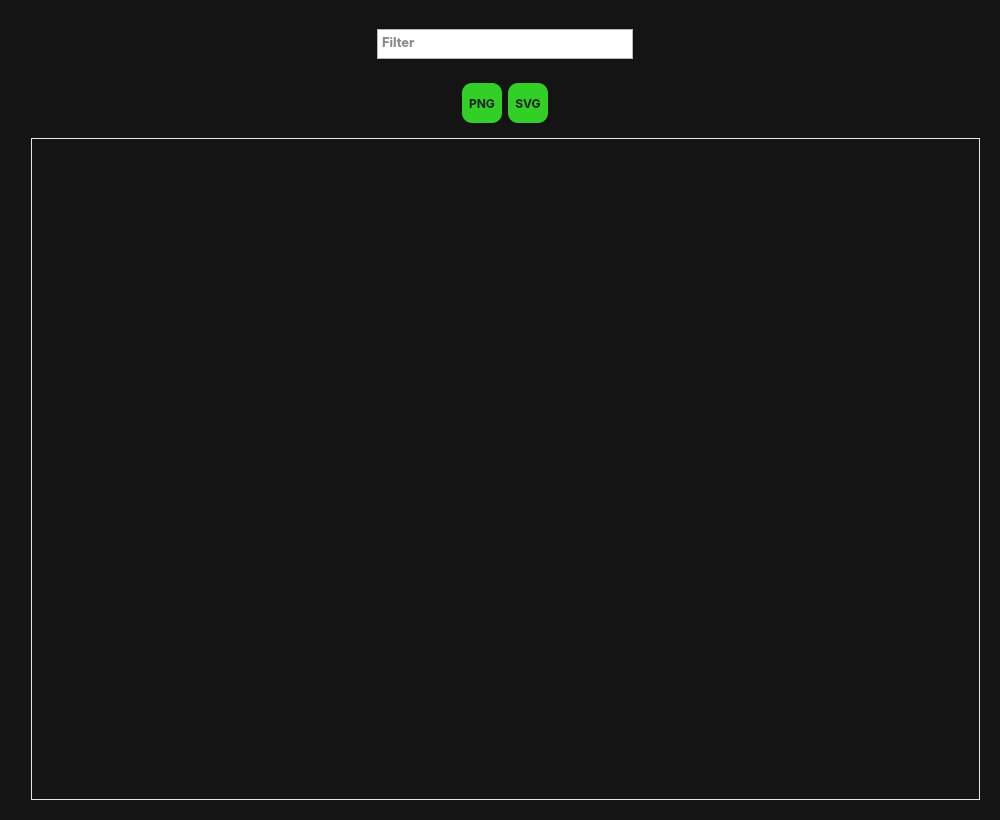
<?xml version="1.0" encoding="UTF-8"?>
<ui version="4.0">
 <class>GalleryWindow</class>
 <widget class="QWidget" name="GalleryWindow">
  <property name="geometry">
   <rect>
    <x>0</x>
    <y>0</y>
    <width>1000</width>
    <height>820</height>
   </rect>
  </property>
  <property name="minimumSize">
   <size>
    <width>1000</width>
    <height>820</height>
   </size>
  </property>
  <property name="font">
   <font>
    <family>Inter</family>
    <bold>true</bold>
   </font>
  </property>
  <property name="windowTitle">
   <string>Mask Gallery</string>
  </property>
  <property name="windowIcon">
   <iconset resource="Resources.qrc">
    <normaloff>:/Icon/WCGXicon2.ico</normaloff>:/Icon/WCGXicon2.ico</iconset>
  </property>
  <property name="styleSheet">
   <string notr="true">QWidget{
/*font: 700 9pt &quot;Inter&quot;;*/
background-color: rgb(20, 20, 20);
color:#e6e6e6;
}
QLabel, QFrame, QToolButton{
background:none;
}
QToolBar{
background-color:rgba(200,0,200,50);
}
QPushButton:pressed{
	 padding-left: 3px;
     padding-top: 3px;
}
QPushButton{
background-color: rgba(100,100,100,150);
color:#E6E6FA;/*#3cf3b6;*/
border-radius:10px;
}</string>
  </property>
  <layout class="QGridLayout" name="gridLayout">
   <item row="0" column="0">
    <widget class="QFrame" name="Masks_FullFrame">
     <property name="sizePolicy">
      <sizepolicy hsizetype="Expanding" vsizetype="Expanding">
       <horstretch>0</horstretch>
       <verstretch>0</verstretch>
      </sizepolicy>
     </property>
     <property name="font">
      <font>
       <family>Inter</family>
       <bold>true</bold>
      </font>
     </property>
     <layout class="QVBoxLayout" name="verticalLayout_9">
      <property name="leftMargin">
       <number>20</number>
      </property>
      <item alignment="Qt::AlignHCenter">
       <widget class="QFrame" name="Masks_FilterFrame">
        <property name="sizePolicy">
         <sizepolicy hsizetype="Fixed" vsizetype="Fixed">
          <horstretch>0</horstretch>
          <verstretch>0</verstretch>
         </sizepolicy>
        </property>
        <layout class="QHBoxLayout" name="horizontalLayout_8">
         <item>
          <widget class="QPlainTextEdit" name="fa_filter_input">
           <property name="sizePolicy">
            <sizepolicy hsizetype="Expanding" vsizetype="Fixed">
             <horstretch>0</horstretch>
             <verstretch>0</verstretch>
            </sizepolicy>
           </property>
           <property name="maximumSize">
            <size>
             <width>16777215</width>
             <height>30</height>
            </size>
           </property>
           <property name="font">
            <font>
             <family>Inter</family>
             <pointsize>10</pointsize>
             <bold>true</bold>
            </font>
           </property>
           <property name="styleSheet">
            <string notr="true">color:#141414;</string>
           </property>
           <property name="placeholderText">
            <string>Filter</string>
           </property>
          </widget>
         </item>
        </layout>
       </widget>
      </item>
      <item alignment="Qt::AlignHCenter">
       <widget class="QFrame" name="downloadImageFA_Frame">
        <property name="sizePolicy">
         <sizepolicy hsizetype="Fixed" vsizetype="Fixed">
          <horstretch>0</horstretch>
          <verstretch>0</verstretch>
         </sizepolicy>
        </property>
        <layout class="QHBoxLayout" name="horizontalLayout_3">
         <item>
          <widget class="QPushButton" name="export_fa_png_btn">
           <property name="minimumSize">
            <size>
             <width>40</width>
             <height>40</height>
            </size>
           </property>
           <property name="maximumSize">
            <size>
             <width>40</width>
             <height>40</height>
            </size>
           </property>
           <property name="font">
            <font>
             <family>Inter</family>
             <pointsize>9</pointsize>
             <italic>false</italic>
             <bold>true</bold>
            </font>
           </property>
           <property name="toolTip">
            <string>&lt;html&gt;&lt;head/&gt;&lt;body&gt;&lt;p&gt;&lt;span style=&quot; font-size:10pt; font-weight:400;&quot;&gt;Export selected icon&lt;/span&gt;&lt;/p&gt;&lt;/body&gt;&lt;/html&gt;</string>
           </property>
           <property name="styleSheet">
            <string notr="true">QPushButton {
    background-color: #32d026;
    color: #212121;
}
QPushButton:pressed{
	 padding-left: 3px;
     padding-top: 3px;
}</string>
           </property>
           <property name="text">
            <string>PNG</string>
           </property>
           <attribute name="buttonGroup">
            <string notr="true">downloadButtonsGroup</string>
           </attribute>
          </widget>
         </item>
         <item>
          <widget class="QPushButton" name="export_fa_svg_btn">
           <property name="minimumSize">
            <size>
             <width>40</width>
             <height>40</height>
            </size>
           </property>
           <property name="maximumSize">
            <size>
             <width>40</width>
             <height>40</height>
            </size>
           </property>
           <property name="font">
            <font>
             <family>Inter</family>
             <pointsize>9</pointsize>
             <italic>false</italic>
             <bold>true</bold>
            </font>
           </property>
           <property name="toolTip">
            <string>&lt;html&gt;&lt;head/&gt;&lt;body&gt;&lt;p&gt;&lt;span style=&quot; font-size:10pt; font-weight:400;&quot;&gt;Export selected icon&lt;/span&gt;&lt;/p&gt;&lt;/body&gt;&lt;/html&gt;</string>
           </property>
           <property name="styleSheet">
            <string notr="true">QPushButton {
    background-color: #32d026;
	color: #212121;
}
QPushButton:pressed{
	 padding-left: 3px;
     padding-top: 3px;
}</string>
           </property>
           <property name="text">
            <string>SVG</string>
           </property>
           <attribute name="buttonGroup">
            <string notr="true">downloadButtonsGroup</string>
           </attribute>
          </widget>
         </item>
        </layout>
       </widget>
      </item>
      <item>
       <widget class="QListWidget" name="masks_list">
        <property name="sizePolicy">
         <sizepolicy hsizetype="MinimumExpanding" vsizetype="MinimumExpanding">
          <horstretch>0</horstretch>
          <verstretch>0</verstretch>
         </sizepolicy>
        </property>
        <property name="font">
         <font>
          <family>Segoe UI Emoji</family>
          <pointsize>40</pointsize>
          <bold>false</bold>
         </font>
        </property>
        <property name="styleSheet">
         <string notr="true">QListWidget::item:selected {
    background: rgba(0,200,0,200);
}
QListWidget::item:hover {
    background: rgba(0,200,0,200);
}
QListWidget{
background:#141414;
border-radius:0px;
border:1px solid #e6e6e6;
}</string>
        </property>
        <property name="verticalScrollBarPolicy">
         <enum>Qt::ScrollBarAsNeeded</enum>
        </property>
        <property name="autoScroll">
         <bool>false</bool>
        </property>
        <property name="autoScrollMargin">
         <number>20</number>
        </property>
        <property name="textElideMode">
         <enum>Qt::ElideNone</enum>
        </property>
        <property name="verticalScrollMode">
         <enum>QAbstractItemView::ScrollPerPixel</enum>
        </property>
        <property name="horizontalScrollMode">
         <enum>QAbstractItemView::ScrollPerPixel</enum>
        </property>
        <property name="movement">
         <enum>QListView::Snap</enum>
        </property>
        <property name="isWrapping" stdset="0">
         <bool>true</bool>
        </property>
        <property name="resizeMode">
         <enum>QListView::Adjust</enum>
        </property>
        <property name="layoutMode">
         <enum>QListView::SinglePass</enum>
        </property>
        <property name="viewMode">
         <enum>QListView::IconMode</enum>
        </property>
        <property name="uniformItemSizes">
         <bool>false</bool>
        </property>
       </widget>
      </item>
     </layout>
    </widget>
   </item>
  </layout>
 </widget>
 <resources>
  <include location="Resources.qrc"/>
 </resources>
 <connections/>
 <buttongroups>
  <buttongroup name="downloadButtonsGroup"/>
 </buttongroups>
</ui>
